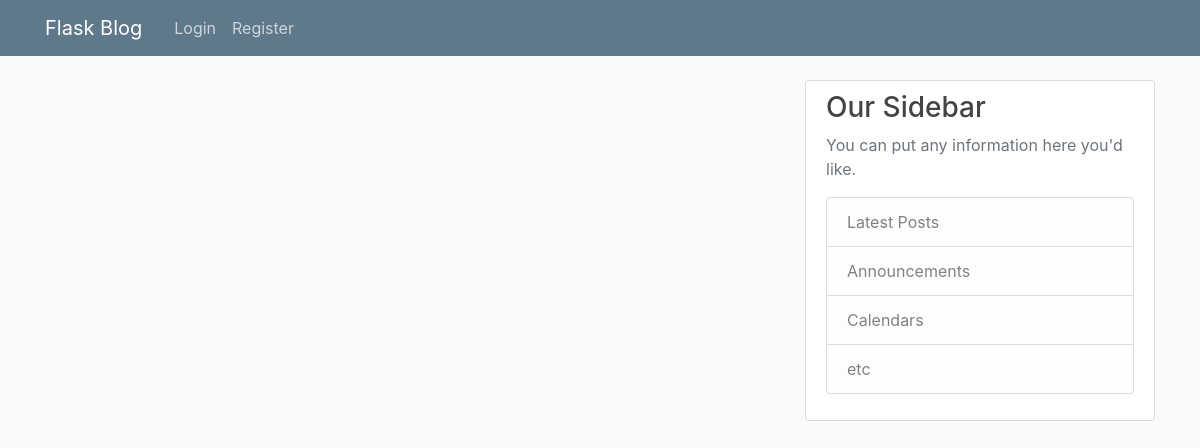
Page /home on the earlier database version.
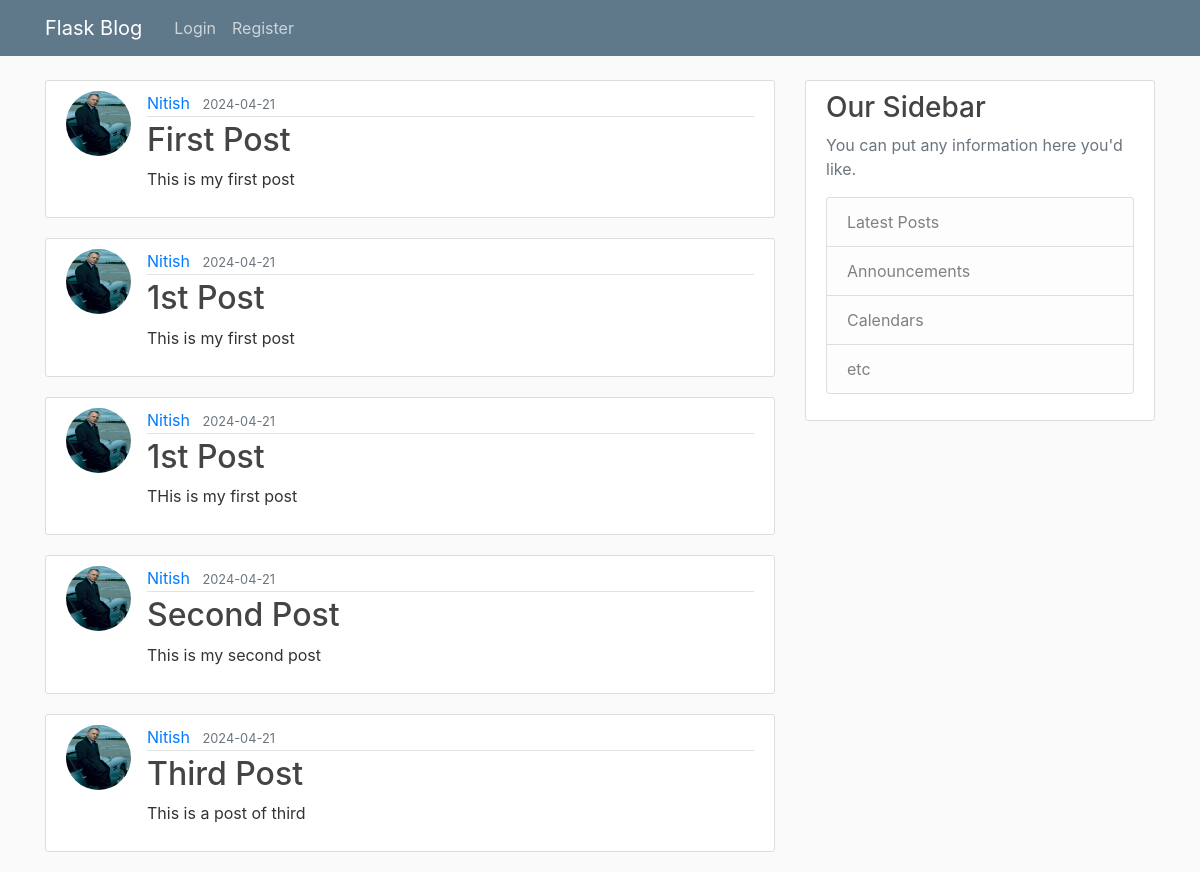
Same page on the later database version.
### main.py (models this page shows, shortened)
class Post(db.Model):
    id = db.Column(db.Integer, primary_key=True)
    title = db.Column(db.String(10000), nullable=False)
    date_posted = db.Column(db.DateTime(timezone=True), default=func.now())
    content = db.Column(db.Text, nullable=False)
    user_id = db.Column(db.Integer, db.ForeignKey('user.id'), nullable=False)

class User(db.Model, UserMixin):
    id = db.Column(db.Integer, primary_key=True)
    username = db.Column(db.String(150), unique=True, nullable=False)
    email = db.Column(db.String(150), unique=True, nullable=False)
    image_file = db.Column(db.String(20), nullable=False, default='default.jpg')
    password = db.Column(db.String(150), nullable=False)
    posts = db.relationship('Post', backref='author', lazy=True)

### main.py (the view)
@app.route('/')
@app.route('/home')
def home():
    posts = Post.query.all()
    return render_template("home.html", posts=posts, user=current_user)

### templates/home.html
{% extends "layout.html" %}
{% block content %}
    {% for post in posts %}
    <article class="media content-section">
      <img class="rounded-circle article-img" src="{{url_for('static',filename='image/'+post.author.image_file)}}" alt="">
        <div class="media-body">
          <div class="article-metadata">
            <a class="mr-2" href="#">{{ post.author.username }}</a>
            <small class="text-muted">{{ post.date_posted.strftime('%Y-%m-%d') }}</small>
          </div>
          <h2><a class="article-title" href="{{url_for('post',post_id=post.id)}}">{{ post.title }}</a></h2>
          <p class="article-content">{{ post.content }}</p>
        </div>
      </article>
    {% endfor %}
{% endblock %}

### templates/layout.html (shortened to what this page needs)
<!DOCTYPE html>
<html lang="en">
<head>
    <link rel="stylesheet" href="https://cdn.jsdelivr.net/npm/bootstrap@4.3.1/dist/css/bootstrap.min.css">
    <link rel="stylesheet" type="text/css" href="{{ url_for('static',filename='main.css') }}">
</head>
<body>
    <header class="site-header">
        <nav class="navbar navbar-expand-md navbar-dark bg-steel fixed-top">
        <div class="container">
            <a class="navbar-brand mr-4" href="/">Flask Blog</a>
            <div class="collapse navbar-collapse" id="navbarToggle">
                {% if user.is_authenticated %}
                    <div class="navbar-nav mr-auto">
                        <a class="nav-item nav-link" href="/">Home</a>
                        <a class="nav-item nav-link" href="{{url_for('new_post')}}">New Post</a>
                        <a class="nav-item nav-link" href="/account">Account</a>
                        <a class="nav-item nav-link" href="/about">About</a>
                        <a class="nav-item nav-link" id="logout" href="/logout">Log out</a>
                    </div>
                {% else %}
                    <div class="navbar-nav">
                        <a class="nav-item nav-link" href="/login">Login</a>
                        <a class="nav-item nav-link" href="/register">Register</a>
                    </div>
                {% endif %}
            </div>
        </div>
        </nav>
    </header>
    <main role="main" class="container">
        <div class="row">
          <div class="col-md-8">
            {% block content %}{% endblock %}
          </div>
          <div class="col-md-4">
            <div class="content-section">
              <h3>Our Sidebar</h3>
              <p class='text-muted'>You can put any information here you'd like.
                <ul class="list-group">
                  <li class="list-group-item list-group-item-light">Latest Posts</li>
                  <li class="list-group-item list-group-item-light">Announcements</li>
                  <li class="list-group-item list-group-item-light">Calendars</li>
                  <li class="list-group-item list-group-item-light">etc</li>
                </ul>
              </p>
            </div>
          </div>
        </div>
      </main>
</body>
</html>

### static/main.css (style rules this page uses)
body { background: #fafafa; color: #333333; margin-top: 5rem; }
h1, h2, h3, h4, h5, h6 { color: #444444; }
.bg-steel { background-color: #5f788a; }
.site-header .navbar-nav .nav-link { color: #cbd5db; }
.content-section { background: #ffffff; padding: 10px 20px; border: 1px solid #dddddd; border-radius: 3px; margin-bottom: 20px; }
.article-title { color: #444444; }
.article-content { white-space: pre-line; }
.article-img { height: 65px; width: 65px; margin-right: 16px; }
.article-metadata { padding-bottom: 1px; margin-bottom: 4px; border-bottom: 1px solid #e3e3e3 }

Differences in the rows shown:
added Post: image_file (placeholder picture), author.username "Nitish", date_posted "2024-04-21", title "First Post", content "This is my first post"
added Post: image_file (placeholder picture), author.username "Nitish", date_posted "2024-04-21", title "1st Post", content "This is my first post"
added Post: image_file (placeholder picture), author.username "Nitish", date_posted "2024-04-21", title "1st Post", content "THis is my first post"
added Post: image_file (placeholder picture), author.username "Nitish", date_posted "2024-04-21", title "Second Post", content "This is my second post"
added Post: image_file (placeholder picture), author.username "Nitish", date_posted "2024-04-21", title "Third Post", content "This is a post of third"
